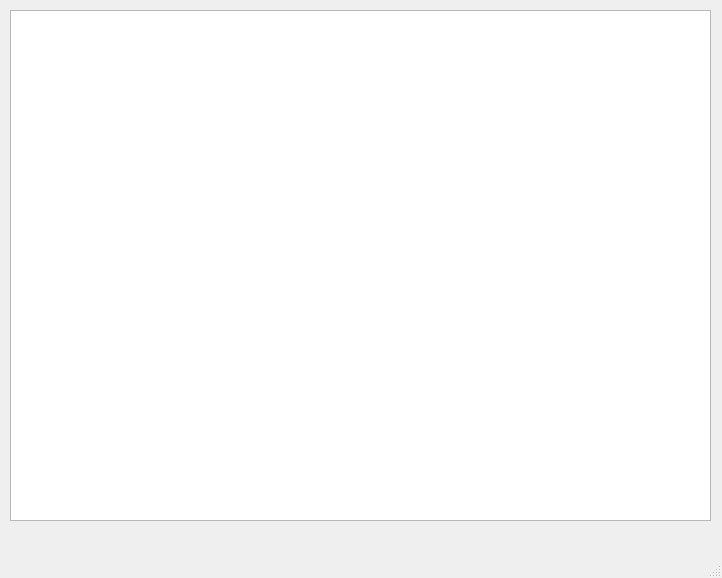
<?xml version="1.0" encoding="UTF-8"?>
<ui version="4.0">
 <class>MainWindow</class>
 <widget class="QMainWindow" name="MainWindow">
  <property name="geometry">
   <rect>
    <x>0</x>
    <y>0</y>
    <width>722</width>
    <height>578</height>
   </rect>
  </property>
  <property name="windowTitle">
   <string>MainWindow</string>
  </property>
  <widget class="QWidget" name="centralwidget">
   <widget class="QTableWidget" name="tableWidget">
    <property name="geometry">
     <rect>
      <x>10</x>
      <y>10</y>
      <width>701</width>
      <height>511</height>
     </rect>
    </property>
   </widget>
  </widget>
  <widget class="QMenuBar" name="menubar">
   <property name="geometry">
    <rect>
     <x>0</x>
     <y>0</y>
     <width>722</width>
     <height>22</height>
    </rect>
   </property>
  </widget>
  <widget class="QStatusBar" name="statusbar"/>
 </widget>
 <resources/>
 <connections/>
</ui>
